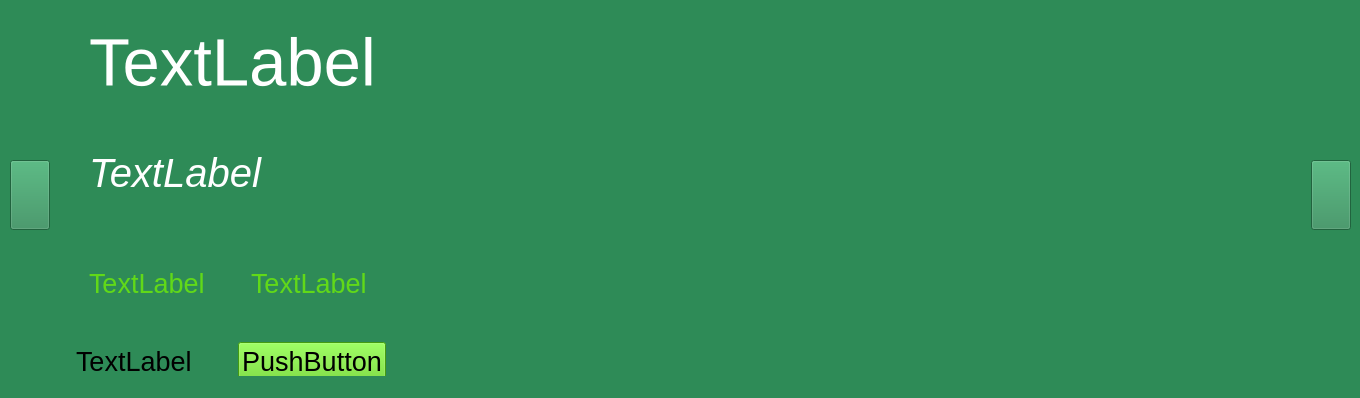
<?xml version="1.0" encoding="UTF-8"?>
<ui version="4.0">
 <class>MainWindow</class>
 <widget class="QMainWindow" name="MainWindow">
  <property name="geometry">
   <rect>
    <x>0</x>
    <y>0</y>
    <width>1360</width>
    <height>398</height>
   </rect>
  </property>
  <property name="windowTitle">
   <string>MainWindow</string>
  </property>
  <property name="styleSheet">
   <string notr="true">background-color: #2E8B57</string>
  </property>
  <widget class="QWidget" name="centralwidget">
   <widget class="QWidget" name="horizontalLayoutWidget">
    <property name="geometry">
     <rect>
      <x>10</x>
      <y>10</y>
      <width>1341</width>
      <height>371</height>
     </rect>
    </property>
    <layout class="QHBoxLayout" name="horizontalLayout_2">
     <item>
      <widget class="QPushButton" name="pushButton_Previous">
       <property name="maximumSize">
        <size>
         <width>100</width>
         <height>70</height>
        </size>
       </property>
       <property name="text">
        <string/>
       </property>
       <property name="icon">
        <iconset>
         <normaloff>obraz3.png</normaloff>obraz3.png</iconset>
       </property>
       <property name="iconSize">
        <size>
         <width>100</width>
         <height>70</height>
        </size>
       </property>
      </widget>
     </item>
     <item>
      <layout class="QVBoxLayout" name="verticalLayout">
       <property name="leftMargin">
        <number>20</number>
       </property>
       <property name="rightMargin">
        <number>20</number>
       </property>
       <item>
        <layout class="QHBoxLayout" name="horizontalLayout_4">
         <item>
          <widget class="QLabel" name="label_ImageAlbum">
           <property name="text">
            <string/>
           </property>
           <property name="pixmap">
            <pixmap>obraz.png</pixmap>
           </property>
          </widget>
         </item>
         <item>
          <layout class="QVBoxLayout" name="verticalLayout_2">
           <item>
            <widget class="QLabel" name="label_Artist_Name">
             <property name="font">
              <font>
               <pointsize>50</pointsize>
              </font>
             </property>
             <property name="styleSheet">
              <string notr="true">color: rgb(255, 255, 255)</string>
             </property>
             <property name="text">
              <string>TextLabel</string>
             </property>
            </widget>
           </item>
           <item>
            <widget class="QLabel" name="label_Album_Name">
             <property name="font">
              <font>
               <pointsize>30</pointsize>
               <italic>true</italic>
              </font>
             </property>
             <property name="styleSheet">
              <string notr="true">font-style: italic;
color:white;</string>
             </property>
             <property name="text">
              <string>TextLabel</string>
             </property>
            </widget>
           </item>
           <item>
            <layout class="QHBoxLayout" name="horizontalLayout_6">
             <item>
              <widget class="QLabel" name="label_Songs_Number">
               <property name="font">
                <font>
                 <pointsize>20</pointsize>
                </font>
               </property>
               <property name="styleSheet">
                <string notr="true">color: #61D918</string>
               </property>
               <property name="text">
                <string>TextLabel</string>
               </property>
              </widget>
             </item>
             <item>
              <spacer name="horizontalSpacer_3">
               <property name="orientation">
                <enum>Qt::Horizontal</enum>
               </property>
               <property name="sizeType">
                <enum>QSizePolicy::Fixed</enum>
               </property>
               <property name="sizeHint" stdset="0">
                <size>
                 <width>40</width>
                 <height>20</height>
                </size>
               </property>
              </spacer>
             </item>
             <item>
              <widget class="QLabel" name="label_Release_Year">
               <property name="font">
                <font>
                 <pointsize>20</pointsize>
                </font>
               </property>
               <property name="styleSheet">
                <string notr="true">color: #61D918</string>
               </property>
               <property name="text">
                <string>TextLabel</string>
               </property>
               <property name="margin">
                <number>0</number>
               </property>
              </widget>
             </item>
             <item>
              <spacer name="horizontalSpacer_2">
               <property name="orientation">
                <enum>Qt::Horizontal</enum>
               </property>
               <property name="sizeType">
                <enum>QSizePolicy::Expanding</enum>
               </property>
               <property name="sizeHint" stdset="0">
                <size>
                 <width>40</width>
                 <height>20</height>
                </size>
               </property>
              </spacer>
             </item>
            </layout>
           </item>
          </layout>
         </item>
        </layout>
       </item>
       <item>
        <layout class="QHBoxLayout" name="horizontalLayout_5">
         <item>
          <widget class="QLabel" name="label_Download_Number">
           <property name="font">
            <font>
             <pointsize>20</pointsize>
            </font>
           </property>
           <property name="text">
            <string>TextLabel</string>
           </property>
          </widget>
         </item>
         <item>
          <spacer name="horizontalSpacer_4">
           <property name="orientation">
            <enum>Qt::Horizontal</enum>
           </property>
           <property name="sizeType">
            <enum>QSizePolicy::Fixed</enum>
           </property>
           <property name="sizeHint" stdset="0">
            <size>
             <width>40</width>
             <height>20</height>
            </size>
           </property>
          </spacer>
         </item>
         <item>
          <widget class="QPushButton" name="pushButton_Download">
           <property name="font">
            <font>
             <family>MS Sans Serif</family>
             <pointsize>20</pointsize>
             <weight>50</weight>
             <bold>false</bold>
            </font>
           </property>
           <property name="styleSheet">
            <string notr="true">background-color: #61D918;</string>
           </property>
           <property name="text">
            <string>PushButton</string>
           </property>
          </widget>
         </item>
         <item>
          <spacer name="horizontalSpacer">
           <property name="orientation">
            <enum>Qt::Horizontal</enum>
           </property>
           <property name="sizeHint" stdset="0">
            <size>
             <width>40</width>
             <height>20</height>
            </size>
           </property>
          </spacer>
         </item>
        </layout>
       </item>
      </layout>
     </item>
     <item>
      <widget class="QPushButton" name="pushButton_Next">
       <property name="maximumSize">
        <size>
         <width>100</width>
         <height>70</height>
        </size>
       </property>
       <property name="text">
        <string/>
       </property>
       <property name="icon">
        <iconset>
         <normaloff>obraz2.png</normaloff>obraz2.png</iconset>
       </property>
       <property name="iconSize">
        <size>
         <width>100</width>
         <height>70</height>
        </size>
       </property>
      </widget>
     </item>
    </layout>
   </widget>
  </widget>
  <widget class="QStatusBar" name="statusbar"/>
 </widget>
 <resources/>
 <connections/>
</ui>
